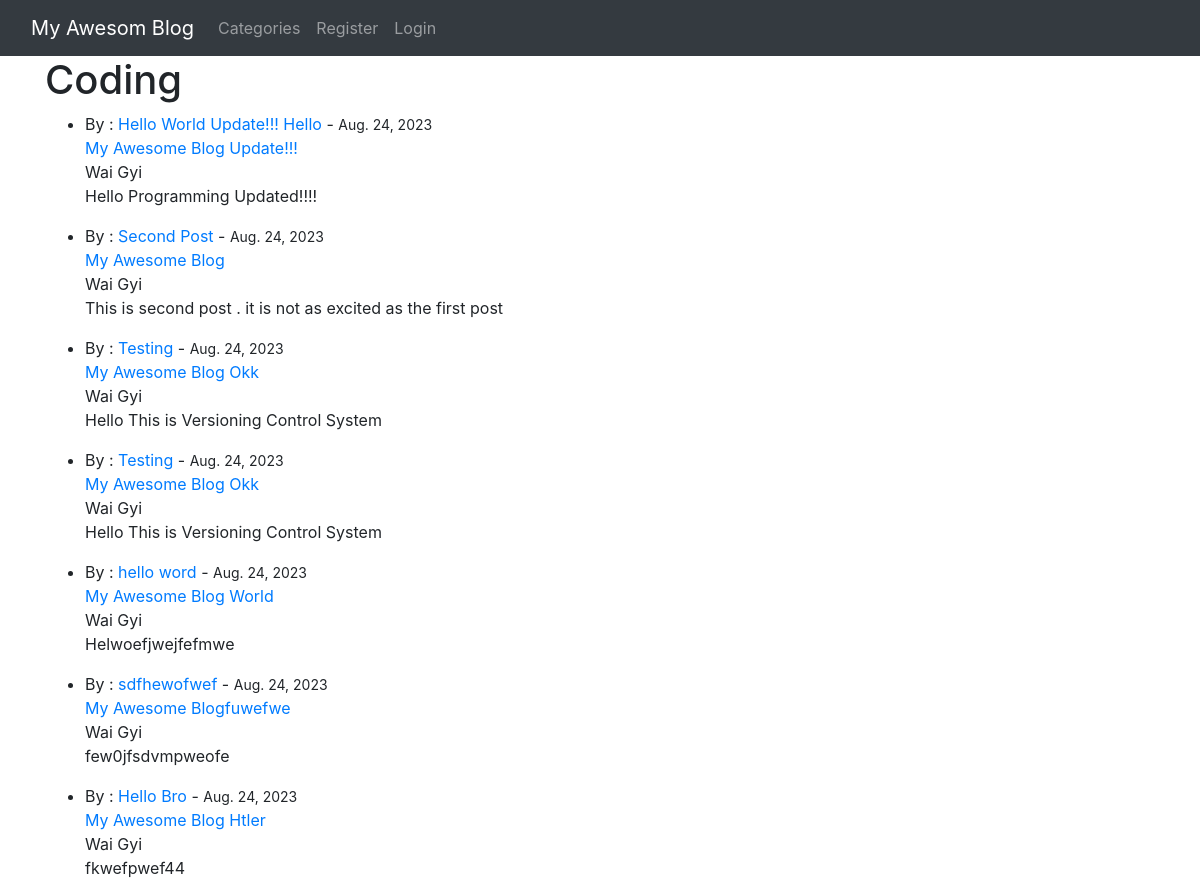
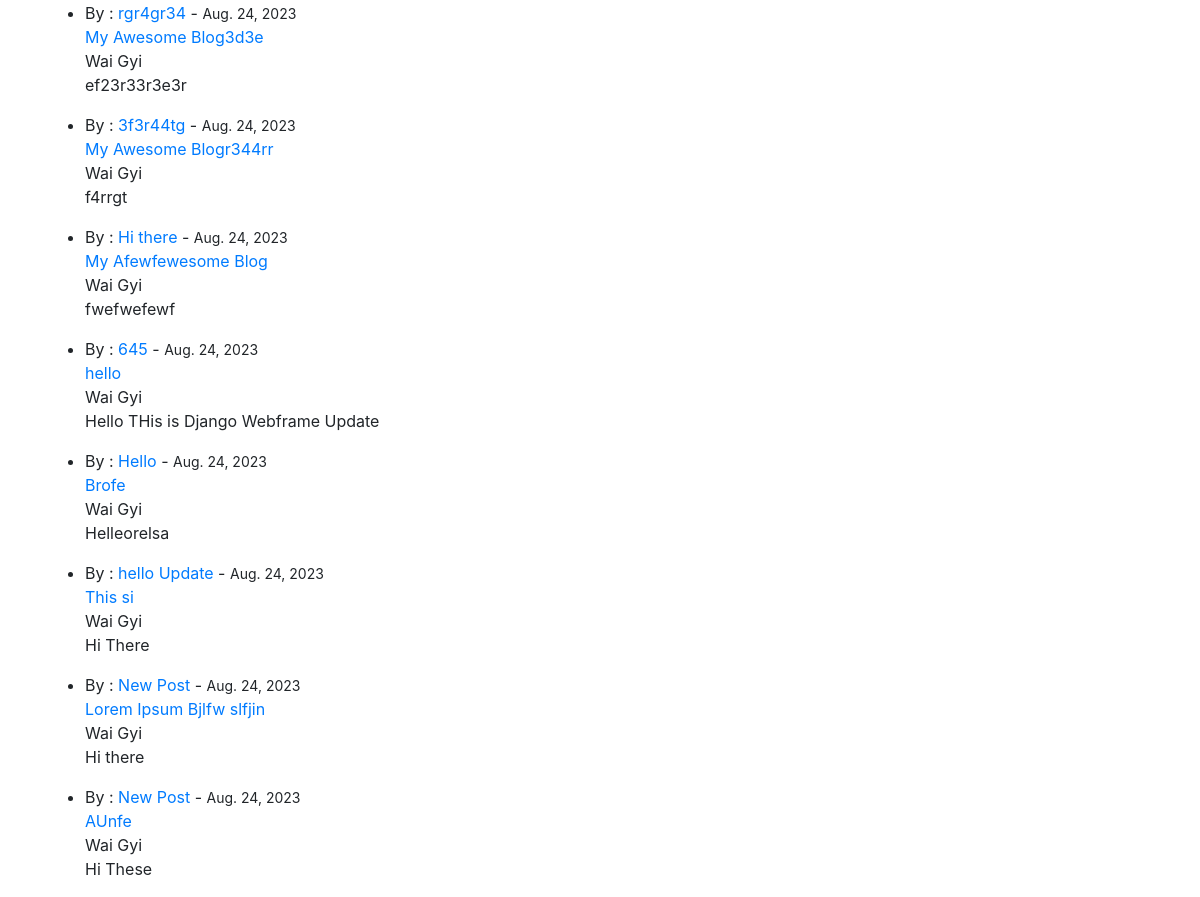
/category/coding/, run on an earlier commit of the app's database (2 pictures, top to bottom).
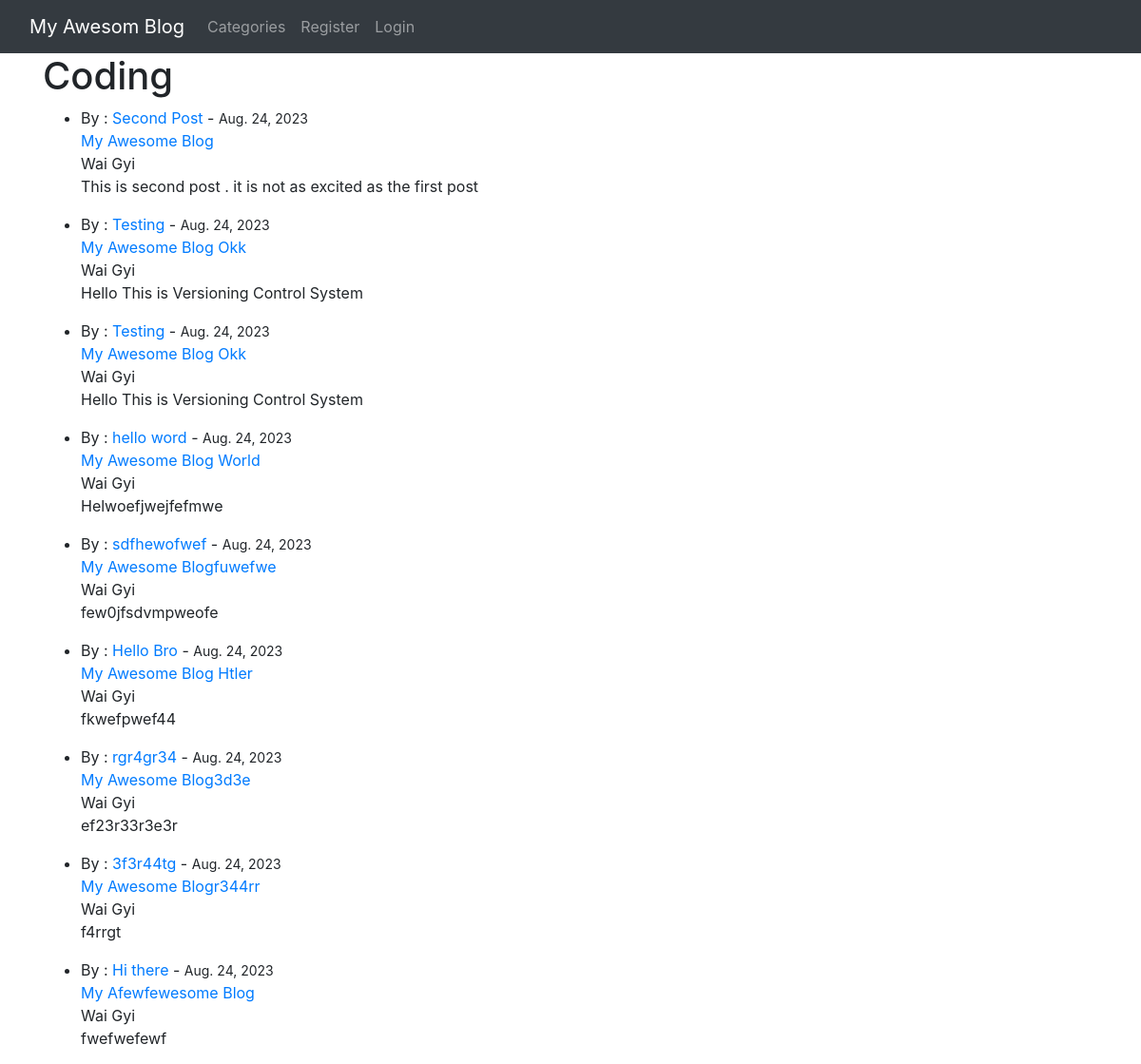
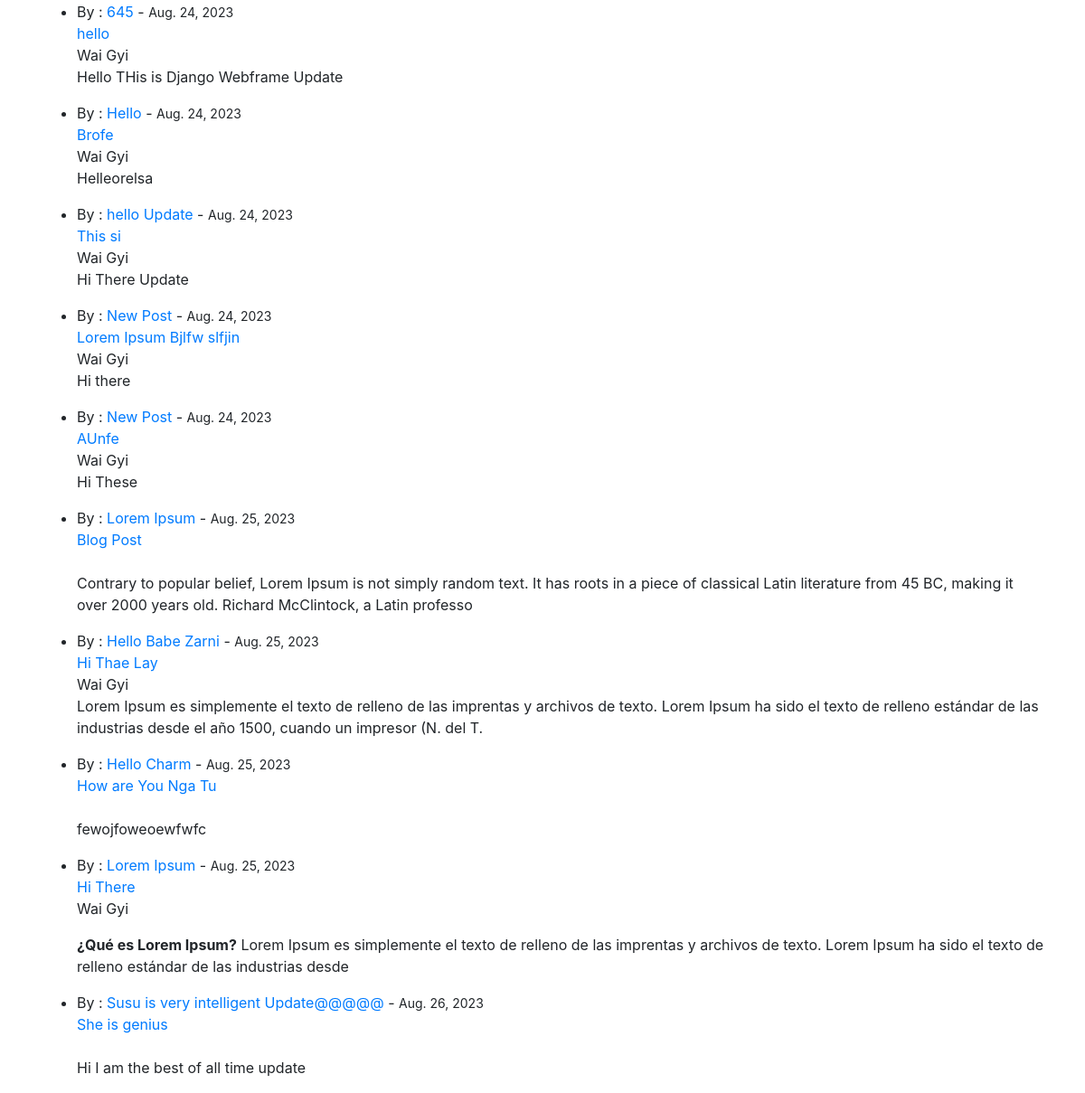
And on a later commit of the database (2 pictures, top to bottom).
### theblog/models.py (models this page shows, shortened)
class Post(models.Model):
    title = models.CharField(max_length=255)
    title_tag = models.CharField(max_length=255)
    author = models.ForeignKey(User,on_delete=models.CASCADE)
    body = models.TextField()
    post_date = models.DateField(auto_now_add=True)
    category = models.CharField(max_length=255,default='coding')
    likes = models.ManyToManyField(User, related_name="blog_posts")

### theblog/views.py (the view)
# urls.py: path('category/<str:cats>/',CategoryView,name='category'),
def CategoryView(request, cats):
    category_posts = Post.objects.filter(category=cats.replace('-',' '))
    return render(request,'categories.html',{'cats':cats.title().replace('-',' '), 'category_posts': category_posts})

### theblog/templates/categories.html (shortened to what this page needs)
{% extends 'base.html' %}
{% block content %}
    {% if category_posts %}
        <h1>{{ cats }}</h1>
        <ul>
            {% for post in category_posts %}
                <li>By : <a href="{% url 'article-detail' post.id %}">{{post.title}}</a> - <small>{{post.post_date}}</small>
                    <br><a href="">{{ post.title_tag}}</a>
                    <br>{{post.author.first_name}}<br>
                    <p>{{post.body|slice:":200"|safe}}</p>
                </li>
            {% endfor %}
        </ul>
    {% else %}
        <h2 class="mt-5">Sorry, This Page Doesn't Exist.....</h2>
    {% endif %}
{% endblock  %}

What changed in the data, as far as the page shows it:
removed Post: title "Hello World Update!!! Hello", post_date "Aug. 24, 2023", title_tag "My Awesome Blog Update!!!", author.first_name "Wai Gyi", body "Hello Programming Updated!!!!"
changed Post "hello Update": body "Hi There" → "Hi There Update"
added Post: title "Lorem Ipsum", post_date "Aug. 25, 2023", title_tag "Blog Post", body "Contrary to popular belief, Lorem Ipsum is not simply random text. It has roots in a piece of classical Latin literature from 45 BC, making it over 2000 years old. Richard McClintock, a Latin professo"
added Post: title "Hello Babe Zarni", post_date "Aug. 25, 2023", title_tag "Hi Thae Lay", author.first_name "Wai Gyi", body "Lorem Ipsum es simplemente el texto de relleno de las imprentas y archivos de texto. Lorem Ipsum ha sido el texto de relleno estándar de las industrias desde el año 1500, cuando un impresor (N. del T."
added Post: title "Hello Charm", post_date "Aug. 25, 2023", title_tag "How are You Nga Tu", body "fewojfoweoewfwfc"
added Post: title "Lorem Ipsum", post_date "Aug. 25, 2023", title_tag "Hi There", author.first_name "Wai Gyi", body "¿Qué es Lorem Ipsum? Lorem Ipsum es simplemente el texto de relleno de las imprentas y archivos de texto. Lorem Ipsum ha sido el texto de relleno estándar de las industrias desde"
added Post: title "Susu is very intelligent Update@@@@@", post_date "Aug. 26, 2023", title_tag "She is genius", body "Hi I am the best of all time update"
